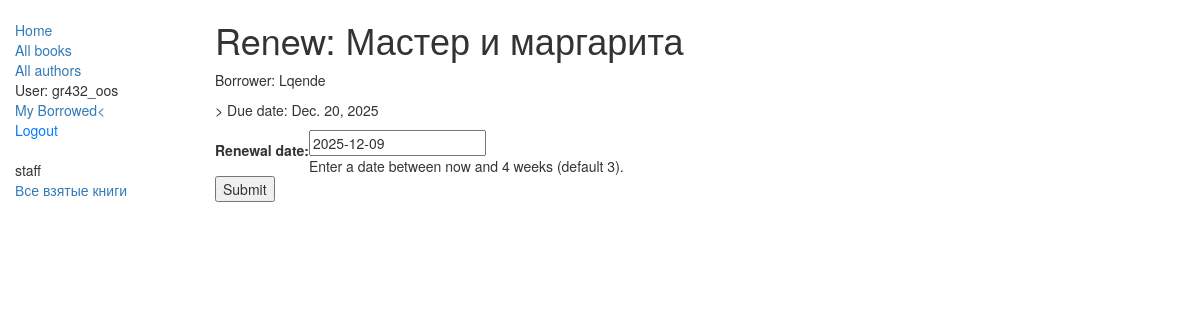
Page /catalog/book/6fc18855-a273-49c6-8272-b2ba7ab13f07/renew/ (signed in) on the earlier database version.
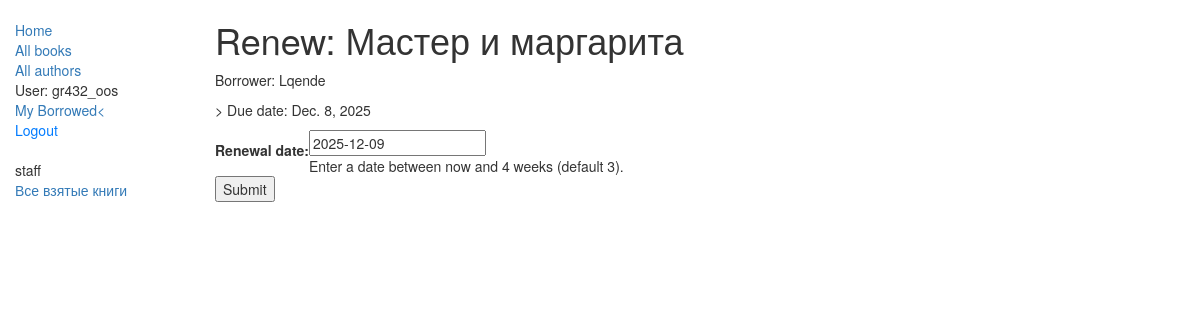
Same page on the later database version.
### catalog/models.py (models this page shows, shortened)
class BookInstance(models.Model):
    id = models.UUIDField(primary_key=True, default=uuid.uuid4, help_text="Unique ID for this particular book across whole library")
    book = models.ForeignKey('Book', on_delete=models.SET_NULL, null=True)
    imprint = models.CharField(max_length=200)
    due_back = models.DateField(null=True, blank=True)
    borrower = models.ForeignKey(User, on_delete=models.SET_NULL, null=True, blank=True)
    LOAN_STATUS = (
        ('m', 'Maintenance'),
        ('o', 'On loan'),
        ('a', 'Available'),
        ('r', 'Reserved'),
    )
    status = models.CharField(max_length=1, choices=LOAN_STATUS, blank=True, default='m', help_text='Book availability')
    @property
    def is_overdue(self):
        if self.due_back and date.today() > self.due_back:
            return True
        return False
    class Meta:
        ordering = ["due_back"]
        permissions = [
            ("can_mark_returned", "Can mark book as returned"),
        ]

class Book(models.Model):
    title = models.CharField(max_length=200)
    author = models.ForeignKey('Author', on_delete=models.SET_NULL, null=True)
    summary = models.TextField(max_length=1000, help_text="Enter a brief description of the book")
    isbn = models.CharField('ISBN',max_length=13, help_text='13 Character <a href="https://www.isbn-international.org/content/what-isbn">ISBN number</a>')
    genre = models.ManyToManyField(Genre, help_text="Select a genre for this book")
    def display_genre(self):
        """
        Creates a string for the Genre. This is required to display genre in Admin.
        """
        return ', '.join([genre.name for genre in self.genre.all()[:3]])
    display_genre.short_description = 'Genre'

### catalog/views.py (the view)
# urls.py: path('book/<uuid:pk>/renew/', views.renew_book_librarian, name='renew-book-librarian'),
@permission_required('catalog.can_mark_returned')
def renew_book_librarian(request, pk):
    book_inst = get_object_or_404(BookInstance, pk=pk)
    if request.method == 'POST':
        form = RenewBookForm(request.POST)
        if form.is_valid():
            book_inst.due_back = form.cleaned_data['renewal_date']
            book_inst.save()
            return HttpResponseRedirect('/catalog/')
    else:
        proposed_renewal_date = datetime.date.today() + datetime.timedelta(weeks=3)
        form = RenewBookForm(initial={'renewal_date': proposed_renewal_date})
    return render(request, 'catalog/book_renew_librarian.html', {'form': form, 'bookinst': book_inst})

### catalog/forms.py (shortened to what this page needs)
class RenewBookForm(forms.Form):
    renewal_date = forms.DateField(help_text="Enter a date between now and 4 weeks (default 3).")

### catalog/templates/catalog/book_renew_librarian.html (shortened to what this page needs)
{% extends "base_generic.html" %}
{% block content %}
    <h1>Renew: {{ bookinst.book.title }}</h1>
    <p>Borrower: {{ bookinst.borrower }}</p>
    <p>{% if bookinst.is_overdue %} class="text-danger"{% endif %}>
        Due date: {{ bookinst.due_back }}
    </p>
    <form action="" method="post">
        <table>
        {{ form.as_table }}
        </table>
        <input type="submit" value="Submit">
    </form>
{% endblock %}

Differences in the rows shown:
changed BookInstance "Мастер и маргарита": due_back "Dec. 20, 2025" → "Dec. 8, 2025"
